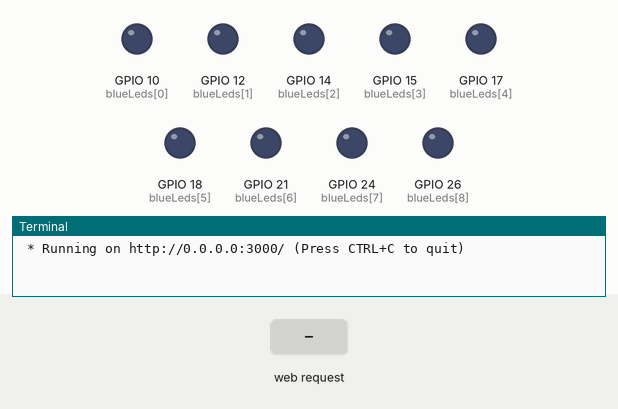
Bench run of a program on a simulated Raspberry Pi (BCM pin numbers). Shown: output pins drawn as LEDs (lit = HIGH), the last lines printed to the terminal. The inputs (shaded band) are chosen by the test bench. The clock reads 2024-03-15 10:24:30 at power-on unless the program sets it.

Above: at 1.2 s.
1.3 s: HTTP request for /turnOn received
At 1.6 s:
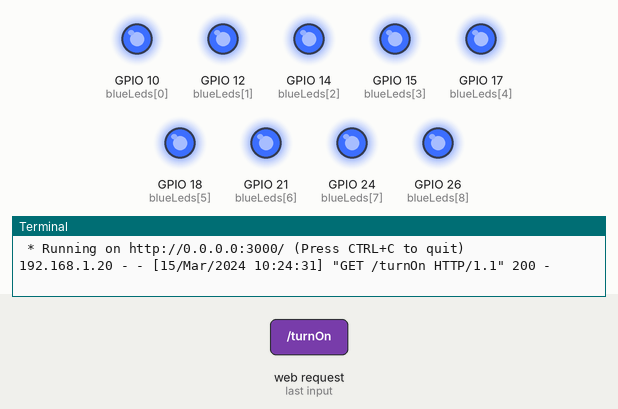
2.8 s: HTTP request for / received
4.3 s: HTTP request for /images/1 received
Timing chart, 0 to 7.3 s (numbered marks = the images above; inputs shaded):
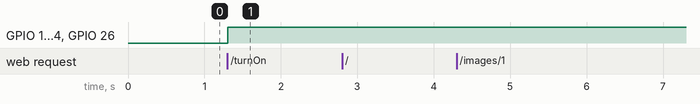

The program:

light.py
```python
from flask import Flask, send_file
import RPi.GPIO as GPIO

blueLeds = [10, 12, 14, 15, 17, 18, 21, 24, 26]

GPIO.setmode(GPIO.BCM)
GPIO.setup(blueLeds[:], GPIO.OUT)

app = Flask('lightControl')

@app.route('/')
def index():
    return send_file('light.html')

@app.route('/images/<filename>')
def get_image(filename):
    return send_file('images/' + filename)

@app.route('/turnOn')
def turnOn():
    GPIO.output(blueLeds[:], GPIO.HIGH)
    return 'turnedOn'

@app.route('/turnOff')
def turnOff():
    GPIO.output(blueLeds[:], GPIO.LOW)
    return 'turnedOff'

try:
    app.run(port=3000, host='0.0.0.0')
finally:
    GPIO.cleanup()
    print('GPIO cleanup completed.')
```

Measured:
- after the input at 1.3 s, GPIO 10 (blueLeds[0]), GPIO 12 (blueLeds[1]), GPIO 14 (blueLeds[2]), GPIO 15 (blueLeds[3]), GPIO 17 (blueLeds[4]), GPIO 18 (blueLeds[5]), GPIO 21 (blueLeds[6]), GPIO 24 (blueLeds[7]), GPIO 26 (blueLeds[8]): LOW → HIGH at once
